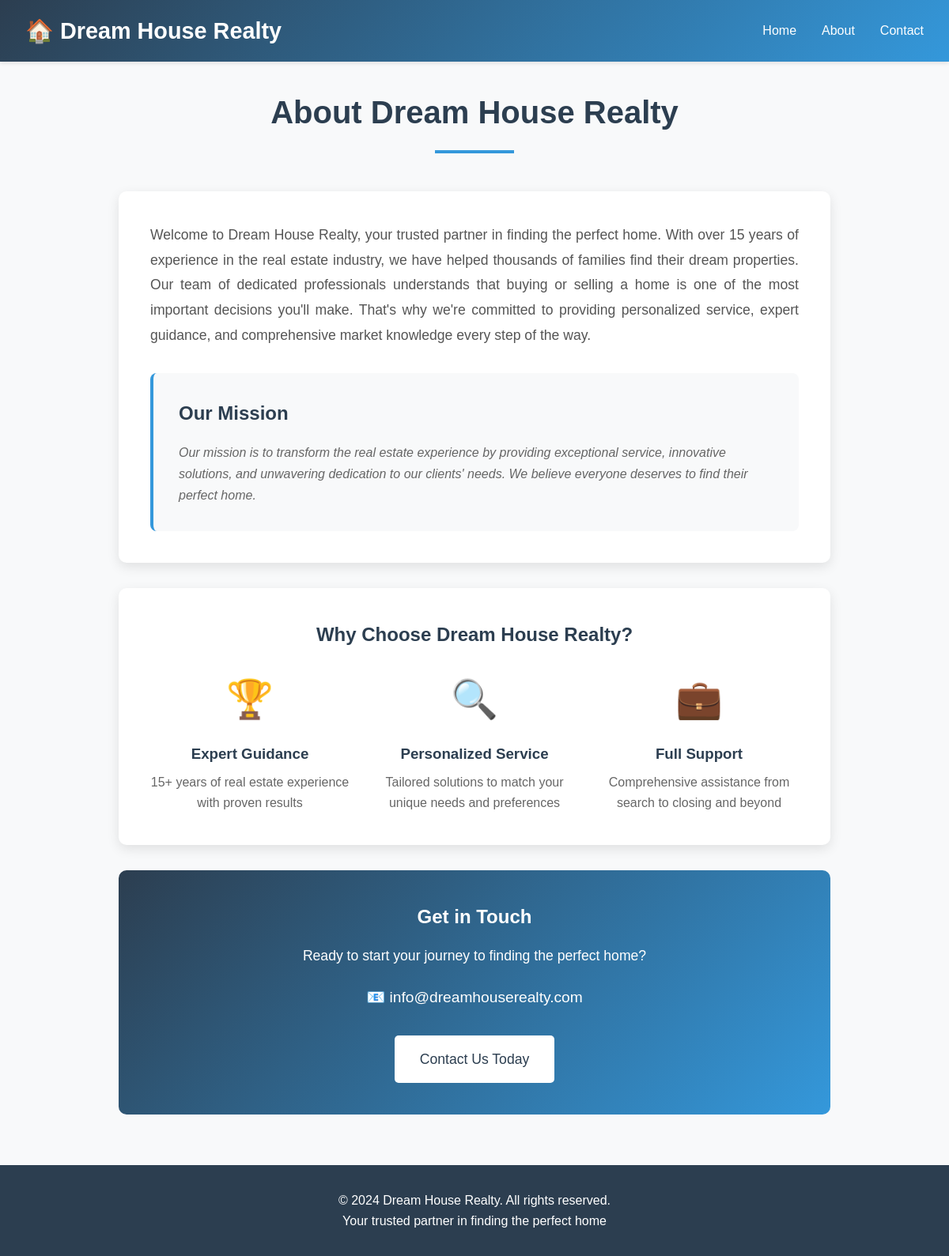
/about, run on the app's committed database.
### app.py (models this page shows, shortened)
class About(db.Model):
    id = db.Column(db.Integer, primary_key=True)
    title = db.Column(db.String(200), nullable=False, default="About Dream House Realty")
    content = db.Column(db.Text, nullable=False)
    mission = db.Column(db.Text, nullable=True)
    contact_email = db.Column(db.String(120), nullable=False, default="info@dreamhouse.com")

### app.py (the view, shortened to what this page needs)
@app.route('/about')
def about():
    about_content = About.query.first()
    return render_template('about.html', about=about_content)

### templates/about.html (shortened to what this page needs)
{% extends "base.html" %}
{% block content %}
<div style="max-width: 900px; margin: 0 auto;">
    <div style="text-align: center; margin-bottom: 3rem;">
        <h1 style="font-size: 2.5rem; color: #2c3e50; margin-bottom: 1rem;">{{ about.title }}</h1>
        <div style="height: 4px; width: 100px; background: #3498db; margin: 0 auto;"></div>
    </div>
    <div style="background: white; padding: 2.5rem; border-radius: 10px; box-shadow: 0 5px 15px rgba(0,0,0,0.1); margin-bottom: 2rem;">
        <div style="margin-bottom: 2rem;">
            <p style="font-size: 1.1rem; line-height: 1.8; color: #555; text-align: justify;">
                {{ about.content }}
            </p>
        </div>
        {% if about.mission %}
        <div style="padding: 2rem; background: #f8f9fa; border-radius: 8px; border-left: 4px solid #3498db;">
            <h2 style="color: #2c3e50; margin-bottom: 1rem;">Our Mission</h2>
            <p style="font-style: italic; color: #666; line-height: 1.7;">{{ about.mission }}</p>
        </div>
        {% endif %}
    </div>
    <div style="background: white; padding: 2.5rem; border-radius: 10px; box-shadow: 0 5px 15px rgba(0,0,0,0.1); margin-bottom: 2rem;">
        <h2 style="color: #2c3e50; margin-bottom: 1.5rem; text-align: center;">Why Choose Dream House Realty?</h2>
        <div style="display: grid; grid-template-columns: repeat(auto-fit, minmax(250px, 1fr)); gap: 2rem;">
            <div style="text-align: center;">
                <div style="font-size: 3rem; margin-bottom: 1rem;">🏆</div>
                <h3 style="color: #2c3e50; margin-bottom: 0.5rem;">Expert Guidance</h3>
                <p style="color: #666;">15+ years of real estate experience with proven results</p>
            </div>
            <div style="text-align: center;">
                <div style="font-size: 3rem; margin-bottom: 1rem;">🔍</div>
                <h3 style="color: #2c3e50; margin-bottom: 0.5rem;">Personalized Service</h3>
                <p style="color: #666;">Tailored solutions to match your unique needs and preferences</p>
            </div>
            <div style="text-align: center;">
                <div style="font-size: 3rem; margin-bottom: 1rem;">💼</div>
                <h3 style="color: #2c3e50; margin-bottom: 0.5rem;">Full Support</h3>
                <p style="color: #666;">Comprehensive assistance from search to closing and beyond</p>
            </div>
        </div>
    </div>
    <div style="background: linear-gradient(135deg, #2c3e50, #3498db); color: white; padding: 2.5rem; border-radius: 10px; text-align: center;">
        <h2 style="margin-bottom: 1rem;">Get in Touch</h2>
        <p style="margin-bottom: 1.5rem; font-size: 1.1rem;">Ready to start your journey to finding the perfect home?</p>
        <div style="margin-bottom: 2rem;">
            <p style="font-size: 1.2rem;">📧 {{ about.contact_email }}</p>
        </div>
        <a href="{{ url_for('contact') }}" class="btn" style="background: white; color: #2c3e50; font-size: 1.1rem; padding: 1rem 2rem;">
            Contact Us Today
        </a>
    </div>
</div>
{% endblock %}

### templates/base.html (shortened to what this page needs)
<!DOCTYPE html>
<html lang="en">
<head>
</head>
<body>
    <nav class="navbar">
        <div class="nav-container">
            <a href="{{ url_for('home') }}" class="logo">🏠 Dream House Realty</a>
            <ul class="nav-links">
                <li><a href="{{ url_for('home') }}">Home</a></li>
                <li><a href="{{ url_for('about') }}">About</a></li>
                <li><a href="{{ url_for('contact') }}">Contact</a></li>
            </ul>
        </div>
    </nav>
    <div class="container">
        {% block content %}{% endblock %}
    </div>
    <footer class="footer">
        <p>&copy; 2024 Dream House Realty. All rights reserved.</p>
        <p>Your trusted partner in finding the perfect home</p>
    </footer>
</body>
</html>

### templates/base.html (style rules this page uses)
* { margin: 0; padding: 0; box-sizing: border-box; }
body { font-family: 'Arial', sans-serif; line-height: 1.6; color: #333; background-color: #f8f9fa; }
.navbar { background: linear-gradient(135deg, #2c3e50, #3498db); padding: 1rem 0; box-shadow: 0 2px 5px rgba(0,0,0,0.1); }
.nav-container { max-width: 1200px; margin: 0 auto; display: flex; justify-content: space-between; align-items: center; padding: 0 2rem; }
.logo { color: white; font-size: 1.8rem; font-weight: bold; text-decoration: none; }
.nav-links { display: flex; list-style: none; gap: 2rem; }
.nav-links a { color: white; text-decoration: none; font-weight: 500; transition: color 0.3s; }
.container { max-width: 1200px; margin: 2rem auto; padding: 0 2rem; }
.footer { background: #2c3e50; color: white; text-align: center; padding: 2rem 0; margin-top: 4rem; }
.btn { display: inline-block; background: #3498db; color: white; padding: 0.8rem 1.5rem; text-decoration: none; border-radius: 5px; border: none; cursor: pointer; font-size: 1rem; transition: background 0.3s; }

### data on the page
About: title "About Dream House Realty", content "Welcome to Dream House Realty, your trusted partner in finding the perfect home. With over 15 years of experience in the real estate industry, we have helped thousands of families find their dream properties. Our team of dedicated professionals understands that buying or selling a home is one of the most important decisions you'll make. That's why we're committed to providing personalized service, expert guidance, and comprehensive market knowledge every step of the way.", mission "Our mission is to transform the real estate experience by providing exceptional service, innovative solutions, and unwavering dedication to our clients' needs. We believe everyone deserves to find their perfect home.", contact_email "info@dreamhouserealty.com"
